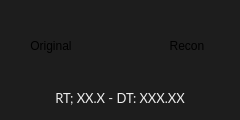
<?xml version="1.0" encoding="UTF-8"?>
<ui version="4.0">
 <class>ModelReconTile</class>
 <widget class="QWidget" name="ModelReconTile">
  <property name="geometry">
   <rect>
    <x>0</x>
    <y>0</y>
    <width>240</width>
    <height>120</height>
   </rect>
  </property>
  <property name="minimumSize">
   <size>
    <width>240</width>
    <height>120</height>
   </size>
  </property>
  <property name="maximumSize">
   <size>
    <width>448</width>
    <height>120</height>
   </size>
  </property>
  <property name="cursor">
   <cursorShape>PointingHandCursor</cursorShape>
  </property>
  <property name="windowTitle">
   <string>Form</string>
  </property>
  <property name="styleSheet">
   <string notr="true">#ModelReconTile  {
	background-color: #1d1d1d;
	border: 1px solid #1d1d1d;
	border-radius: 5px;
}

#ModelReconTile:hover {
	background-color: #555555;
	border: 1px solid #323232;
	border-radius: 5px;
}
</string>
  </property>
  <layout class="QVBoxLayout" name="verticalLayout">
   <item>
    <widget class="QWidget" name="peak_window_container" native="true">
     <layout class="QHBoxLayout" name="horizontalLayout">
      <property name="spacing">
       <number>3</number>
      </property>
      <property name="leftMargin">
       <number>0</number>
      </property>
      <property name="topMargin">
       <number>0</number>
      </property>
      <property name="rightMargin">
       <number>0</number>
      </property>
      <property name="bottomMargin">
       <number>0</number>
      </property>
      <item>
       <widget class="QLabel" name="peak_window_recon">
        <property name="minimumSize">
         <size>
          <width>70</width>
          <height>70</height>
         </size>
        </property>
        <property name="maximumSize">
         <size>
          <width>70</width>
          <height>70</height>
         </size>
        </property>
        <property name="text">
         <string>Original</string>
        </property>
        <property name="alignment">
         <set>Qt::AlignmentFlag::AlignCenter</set>
        </property>
       </widget>
      </item>
      <item alignment="Qt::AlignmentFlag::AlignVCenter">
       <widget class="QLabel" name="arrow_left">
        <property name="minimumSize">
         <size>
          <width>50</width>
          <height>60</height>
         </size>
        </property>
        <property name="maximumSize">
         <size>
          <width>50</width>
          <height>50</height>
         </size>
        </property>
        <property name="text">
         <string/>
        </property>
        <property name="pixmap">
         <pixmap>ui/_pics/icons/arrow_right.png</pixmap>
        </property>
        <property name="scaledContents">
         <bool>true</bool>
        </property>
       </widget>
      </item>
      <item>
       <widget class="QLabel" name="peak_window_original">
        <property name="minimumSize">
         <size>
          <width>70</width>
          <height>70</height>
         </size>
        </property>
        <property name="maximumSize">
         <size>
          <width>70</width>
          <height>70</height>
         </size>
        </property>
        <property name="text">
         <string>Recon</string>
        </property>
        <property name="alignment">
         <set>Qt::AlignmentFlag::AlignCenter</set>
        </property>
       </widget>
      </item>
     </layout>
    </widget>
   </item>
   <item>
    <widget class="QLabel" name="position_label">
     <property name="font">
      <font>
       <family>Lato</family>
       <pointsize>10</pointsize>
       <fontweight>Light</fontweight>
      </font>
     </property>
     <property name="cursor">
      <cursorShape>PointingHandCursor</cursorShape>
     </property>
     <property name="styleSheet">
      <string notr="true">border: None;
color: #ebebeb;
background-color: transparent;</string>
     </property>
     <property name="text">
      <string>RT; XX.X - DT: XXX.XX</string>
     </property>
     <property name="alignment">
      <set>Qt::AlignmentFlag::AlignCenter</set>
     </property>
    </widget>
   </item>
  </layout>
 </widget>
 <resources/>
 <connections/>
</ui>
